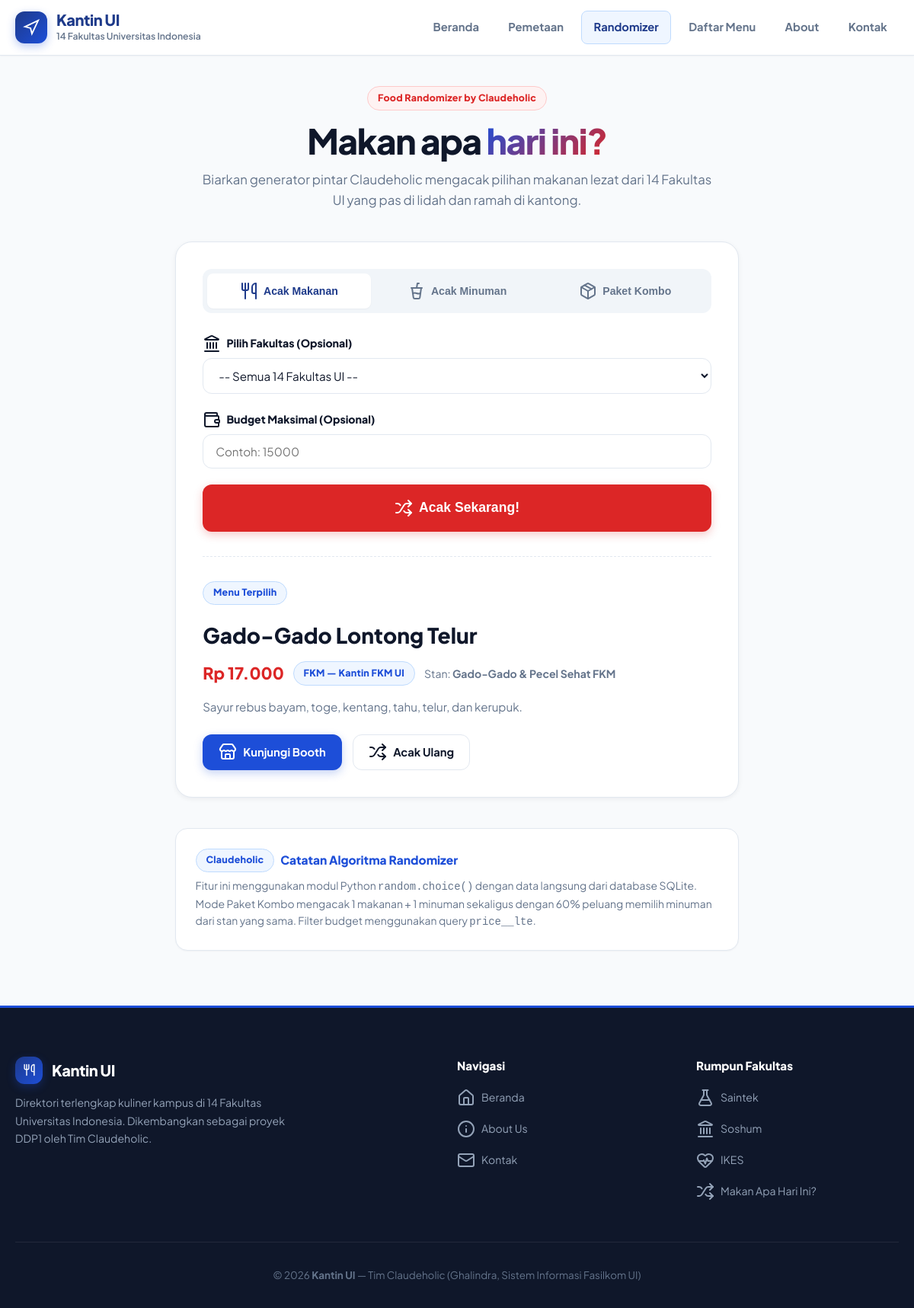
The app's page /randomizer/ with its own data.
### kantin/models.py (models this page shows, shortened)
class Menu(models.Model):
    CATEGORY_CHOICES = [
        ('makanan', 'Makanan'),
        ('minuman', 'Minuman'),
        ('snack', 'Snack / Camilan'),
    ]
    booth = models.ForeignKey(
        Booth,
        on_delete=models.CASCADE,
        related_name='menus',
        verbose_name="Booth Penjual"
    )
    name = models.CharField(
        max_length=100,
        verbose_name="Nama Makanan / Minuman"
    )
    category = models.CharField(
        max_length=20,
        choices=CATEGORY_CHOICES,
        default='makanan',
        verbose_name="Kategori"
    )
    price = models.IntegerField(
        verbose_name="Harga (Rp)",
        help_text="Masukkan nominal angka tanpa titik atau simbol Rupiah (misal: 15000)"
    )
    description = models.TextField(
        blank=True,
        null=True,
        verbose_name="Deskripsi Menu (Opsional)",
        help_text="Contoh: Sambal bawang level 1-5, include es teh manis"
    )
    image = models.ImageField(
        upload_to='menus/',
        blank=True,
        null=True,
        verbose_name="Foto Menu (Opsional)"
    )
    is_available = models.BooleanField(
        default=True,
        verbose_name="Tersedia"
    )
    created_at = models.DateTimeField(
        auto_now_add=True,
        verbose_name="Waktu Ditambahkan"
    )
    class Meta:
        verbose_name = "Menu Makanan/Minuman"
        verbose_name_plural = "Daftar Menu"
        ordering = ['booth', 'category', 'name']
    def formatted_price(self):
        formatted = f"{self.price:,}".replace(',', '.')
        return f"Rp {formatted}"

class Faculty(models.Model):
    CLUSTER_CHOICES = [
        ('Saintek', 'Sains dan Teknologi (Saintek)'),
        ('Soshum', 'Sosial dan Humaniora (Soshum)'),
        ('IKES', 'Ilmu Kesehatan (IKES)'),
    ]
    name = models.CharField(
        max_length=100,
        verbose_name="Nama Fakultas"
    )
    short_name = models.CharField(
        max_length=20,
        unique=True,
        verbose_name="Singkatan (Akronim)"
    )
    canteen_name = models.CharField(
        max_length=100,
        verbose_name="Nama Populer Kantin",
        help_text="Contoh: Kantin Dallas, Kantin Balsem, Kantin Kansas, dll."
    )
    cluster = models.CharField(
        max_length=50,
        choices=CLUSTER_CHOICES,
        verbose_name="Rumpun Ilmu"
    )
    description = models.TextField(
        verbose_name="Deskripsi Kantin Fakultas"
    )
    location_desc = models.CharField(
        max_length=150,
        default="Kampus UI Depok",
        verbose_name="Lokasi di Kampus"
    )
    icon = models.CharField(
        max_length=50,
        default="landmark",
        verbose_name="Nama Icon Lucide",
        help_text="Nama ikon Lucide (misal: landmark, laptop, flask-conical, dll)"
    )
    created_at = models.DateTimeField(
        auto_now_add=True,
        verbose_name="Waktu Ditambahkan"
    )
    class Meta:
        verbose_name = "Fakultas UI"
        verbose_name_plural = "Daftar 14 Fakultas UI"
        ordering = ['cluster', 'name']

class Booth(models.Model):
    faculty = models.ForeignKey(
        Faculty,
        on_delete=models.CASCADE,
        related_name='booths',
        null=True,
        blank=True,
        verbose_name="Fakultas Asal"
    )
    name = models.CharField(
        max_length=100,
        verbose_name="Nama Booth"
    )
    description = models.TextField(
        verbose_name="Deskripsi Booth",
        help_text="Deskripsi singkat mengenai jenis makanan yang dijual atau keunikan booth"
    )
    location = models.CharField(
        max_length=100,
        verbose_name="Lokasi di Kantin",
        help_text="Contoh: Sayap Kiri Kantin Dallas, Depan Kolam Fasilkom, dll."
    )
    map_code = models.CharField(
        max_length=10,
        default="B1",
        verbose_name="Kode Denah",
        help_text="Kode penanda titik pada peta kantin (misal: B1, B2, B3)"
    )
    image = models.ImageField(
        upload_to='booths/',
        blank=True,
        null=True,
        verbose_name="Foto Booth (Opsional)"
    )
    created_at = models.DateTimeField(
        auto_now_add=True,
        verbose_name="Waktu Ditambahkan"
    )
    class Meta:
        verbose_name = "Booth Kantin"
        verbose_name_plural = "Daftar Booth Kantin"
        ordering = ['faculty', 'name']

### kantin/views.py (the view, shortened to what this page needs)
# urls.py: path('randomizer/', views.randomizer, name='randomizer'),
def randomizer(request):
    mode = request.GET.get('mode', 'makanan')
    selected_booth_id = request.GET.get('booth_id', '')
    selected_faculty_id = request.GET.get('faculty_id', '')
    max_price = request.GET.get('max_price', '').strip()
    all_faculties = Faculty.objects.all()
    all_booths = Booth.objects.select_related('faculty').all()
    result = None
    result_type = None
    error_message = None
    if mode == 'combo' or mode == 'both':
        makanan_qs = Menu.objects.filter(is_available=True, category='makanan').select_related('booth', 'booth__faculty')
        minuman_qs = Menu.objects.filter(is_available=True, category='minuman').select_related('booth', 'booth__faculty')
        if selected_faculty_id:
            makanan_qs = makanan_qs.filter(booth__faculty_id=selected_faculty_id)
            minuman_qs = minuman_qs.filter(booth__faculty_id=selected_faculty_id)
        makanan_list = list(makanan_qs)
        minuman_list = list(minuman_qs)
        if makanan_list and minuman_list:
            selected_food = random.choice(makanan_list)
            same_booth_drinks = [d for d in minuman_list if d.booth_id == selected_food.booth_id]
            if same_booth_drinks and random.random() < 0.6:
                selected_drink = random.choice(same_booth_drinks)
            else:
                selected_drink = random.choice(minuman_list)
            total_price = selected_food.price + selected_drink.price
            formatted_total = f"Rp {total_price:,}".replace(',', '.')
            result = {
                'type': 'combo',
                'food': {
                    'id': selected_food.id,
                    'name': selected_food.name,
                    'booth_name': selected_food.booth.name,
                    'booth_id': selected_food.booth.id,
                    'faculty_short': selected_food.booth.faculty.short_name if selected_food.booth.faculty else "UI",
                    'canteen_name': selected_food.booth.faculty.canteen_name if selected_food.booth.faculty else "Kantin",
                    'price': selected_food.price,
                    'formatted_price': selected_food.formatted_price(),
                    'description': selected_food.description or "Pilihan santapan lezat pengisi tenaga kuliah!",
                },
                'drink': {
                    'id': selected_drink.id,
                    'name': selected_drink.name,
                    'booth_name': selected_drink.booth.name,
                    'booth_id': selected_drink.booth.id,
                    'faculty_short': selected_drink.booth.faculty.short_name if selected_drink.booth.faculty else "UI",
                    'canteen_name': selected_drink.booth.faculty.canteen_name if selected_drink.booth.faculty else "Kantin",
                    'price': selected_drink.price,
                    'formatted_price': selected_drink.formatted_price(),
                    'description': selected_drink.description or "Minuman segar penyejuk dahaga kampus!",
                },
                'total_price': total_price,
                'formatted_total_price': formatted_total,
            }
            result_type = 'combo'
        else:
            error_message = "Tidak ditemukan kombinasi makanan dan minuman pada filter fakultas tersebut."
    else:
        menu_qs = Menu.objects.filter(is_available=True, category__in=['makanan', 'snack']).select_related('booth', 'booth__faculty')
        if selected_faculty_id:
            menu_qs = menu_qs.filter(booth__faculty_id=selected_faculty_id)
        if max_price.isdigit():
            menu_qs = menu_qs.filter(price__lte=int(max_price))
        menu_list = list(menu_qs)
        if menu_list:
            selected_menu = random.choice(menu_list)
            fac_short = selected_menu.booth.faculty.short_name if selected_menu.booth.faculty else "UI"
            result = {
                'id': selected_menu.id,
                'name': selected_menu.name,
                'booth_name': selected_menu.booth.name,
                'booth_id': selected_menu.booth.id,
                'faculty_name': selected_menu.booth.faculty.name if selected_menu.booth.faculty else "Universitas Indonesia",
                'faculty_short': fac_short,
                'canteen_name': selected_menu.booth.faculty.canteen_name if selected_menu.booth.faculty else "Kantin UI",
                'price': selected_menu.price,
                'formatted_price': selected_menu.formatted_price(),
                'category': 'Makanan',
                'description': selected_menu.description or f"Menu lezat favorit mahasiswa {fac_short}!",
                'image_url': selected_menu.image.url if selected_menu.image else None,
                'type': 'menu'
            }
            result_type = 'menu'
        else:
            if max_price.isdigit():
                error_message = f"Tidak ada menu makanan di bawah budget Rp {int(max_price):,} pada kriteria ini."
            else:
                error_message = "Belum ada menu makanan yang tersedia di database."
    if request.headers.get('x-requested-with') == 'XMLHttpRequest' or request.GET.get('format') == 'json':
        if error_message:
            return JsonResponse({'status': 'error', 'message': error_message}, status=400)
        return JsonResponse({'status': 'success', 'data': result})
    context = {
        'all_faculties': all_faculties,
        'all_booths': all_booths,
        'mode': mode,
        'selected_booth_id': selected_booth_id,
        'selected_faculty_id': selected_faculty_id,
        'max_price': max_price,
        'result': result,
        'result_type': result_type,
        'error_message': error_message,
    }
    return render(request, 'kantin/randomizer.html', context)

### templates/kantin/randomizer.html (shortened to what this page needs)
{% extends "base.html" %}
{% load static %}
{% block content %}
<section style="padding:2.5rem 0 4.5rem">
  <div class="container">
    <div class="slogan-hero">
      <span class="badge badge-red" style="margin-bottom:.85rem">Food Randomizer by Claudeholic</span>
      <h1 class="slogan-title">Makan apa <span class="hl">hari ini?</span></h1>
      <p class="slogan-sub">Biarkan generator pintar Claudeholic mengacak pilihan makanan lezat dari 14 Fakultas UI yang pas di lidah dan ramah di kantong.</p>
    </div>
    <div class="randomizer-card">
      <div class="tabs-nav" role="tablist">
        <button type="button" class="tab-btn {% if mode == 'makanan' or not mode %}active{% endif %}" data-mode="makanan"><i data-lucide="utensils"></i> Acak Makanan</button>
        <button type="button" class="tab-btn {% if mode == 'minuman' %}active{% endif %}" data-mode="minuman"><i data-lucide="cup-soda"></i> Acak Minuman</button>
        <button type="button" class="tab-btn {% if mode == 'combo' %}active{% endif %}" data-mode="combo"><i data-lucide="package"></i> Paket Kombo</button>
      </div>
      <form id="randomizerForm" method="GET" action="{% url 'kantin:randomizer' %}">
        <div class="form-group" id="facultyFilterGroup">
          <label class="form-label" for="facultySelect"><i data-lucide="landmark"></i> Pilih Fakultas (Opsional)</label>
          <select name="faculty_id" id="facultySelect" class="form-select">
            <option value="">-- Semua 14 Fakultas UI --</option>
          </select>
        </div>
        <div class="form-group" id="budgetFilterGroup" style="{% if mode == 'combo' %}display:none{% endif %}">
          <label class="form-label" for="maxPriceInput"><i data-lucide="wallet"></i> Budget Maksimal (Opsional)</label>
          <input type="number" name="max_price" id="maxPriceInput" value="{{ max_price }}" class="form-input" placeholder="Contoh: 15000" min="1000" step="1000">
        </div>
        <button type="submit" id="randomizeBtn" class="btn btn-red btn-block" style="padding:1.1rem;font-size:1.1rem"><i data-lucide="shuffle"></i> Acak Sekarang!</button>
      </form>
      <div id="randomizerResultContainer">
        {% if result %}
        <div class="result-box">
          {% if result_type == 'combo' %}
          <div style="text-align:center;margin-bottom:1.1rem"><span class="badge badge-solid">Paket Kombo Terpilih</span></div>
          <div class="combo-grid">
            <div class="combo-food"><span class="combo-label combo-label-food">Makanan</span><div class="combo-name">{{ result.food.name }}</div><div class="combo-price-food">{{ result.food.formatted_price }}</div><div class="combo-meta">{{ result.food.booth_name }} &bull; {{ result.food.faculty_short }}</div><a href="{% url 'kantin:booth_detail' result.food.booth_id %}" class="btn btn-ghost btn-block" style="margin-top:.7rem;font-size:.82rem">Lihat Booth</a></div>
            <div class="combo-drink"><span class="combo-label combo-label-drink">Minuman</span><div class="combo-name">{{ result.drink.name }}</div><div class="combo-price-drink">{{ result.drink.formatted_price }}</div><div class="combo-meta">{{ result.drink.booth_name }} &bull; {{ result.drink.faculty_short }}</div><a href="{% url 'kantin:booth_detail' result.drink.booth_id %}" class="btn btn-ghost btn-block" style="margin-top:.7rem;font-size:.82rem">Lihat Booth</a></div>
          </div>
          <div class="combo-total"><div style="font-size:.82rem;color:#92400e;font-weight:600">Total Harga Kombo</div><div style="font-size:1.7rem;font-weight:900;color:#b45309">{{ result.formatted_total_price }}</div><div style="font-size:.77rem;color:#92400e">{{ result.food.formatted_price }} + {{ result.drink.formatted_price }}</div></div>
          <div style="text-align:center"><a href="{% url 'kantin:randomizer' %}?mode=combo&faculty_id={{ selected_faculty_id }}" class="btn btn-red"><i data-lucide="shuffle"></i> Acak Lagi</a></div>
          {% elif result_type == 'menu' %}
          <span class="badge badge-blue" style="margin-bottom:.75rem">Menu Terpilih</span>
          <h3 class="result-title">{{ result.name }}</h3>
          <div class="result-meta"><span class="result-price">{{ result.formatted_price }}</span><span class="badge badge-blue">{{ result.faculty_short }} &mdash; {{ result.canteen_name }}</span><span style="font-size:.88rem;color:var(--text-muted)">Stan: <strong>{{ result.booth_name }}</strong></span></div>
          <p class="result-desc">{{ result.description }}</p>
          <div style="display:flex;gap:.9rem;flex-wrap:wrap"><a href="{% url 'kantin:booth_detail' result.booth_id %}" class="btn btn-blue"><i data-lucide="store"></i> Kunjungi Booth</a><a href="{% url 'kantin:randomizer' %}?mode={{ mode }}&faculty_id={{ selected_faculty_id }}&max_price={{ max_price }}" class="btn btn-ghost"><i data-lucide="shuffle"></i> Acak Ulang</a></div>
          {% endif %}
        </div>
        {% endif %}
      </div>
    </div>
    <div style="max-width:740px;margin:0 auto;background:white;border:1px solid var(--border);border-radius:var(--r-lg);padding:1.6rem;box-shadow:var(--shadow-xs)">
      <div style="display:flex;align-items:center;gap:.5rem;margin-bottom:.45rem"><span class="badge badge-blue">Claudeholic</span><h4 style="font-weight:800;color:var(--blue);font-size:.97rem">Catatan Algoritma Randomizer</h4></div>
      <p style="font-size:.87rem;color:var(--text-muted);line-height:1.6">Fitur ini menggunakan modul Python <code>random.choice()</code> dengan data langsung dari database SQLite. Mode Paket Kombo mengacak 1 makanan + 1 minuman sekaligus dengan 60% peluang memilih minuman dari stan yang sama. Filter budget menggunakan query <code>price__lte</code>.</p>
    </div>
  </div>
</section>
{% endblock %}

### records on screen
Menu: name "Gado-Gado Lontong Telur", description "Sayur rebus bayam, toge, kentang, tahu, telur, dan kerupuk."
Faculty: faculty_short "FKM", canteen_name "Kantin FKM UI"
Booth: booth_name "Gado-Gado & Pecel Sehat FKM"

### other values on screen
{{ result.formatted_price }} "Rp 17.000"
